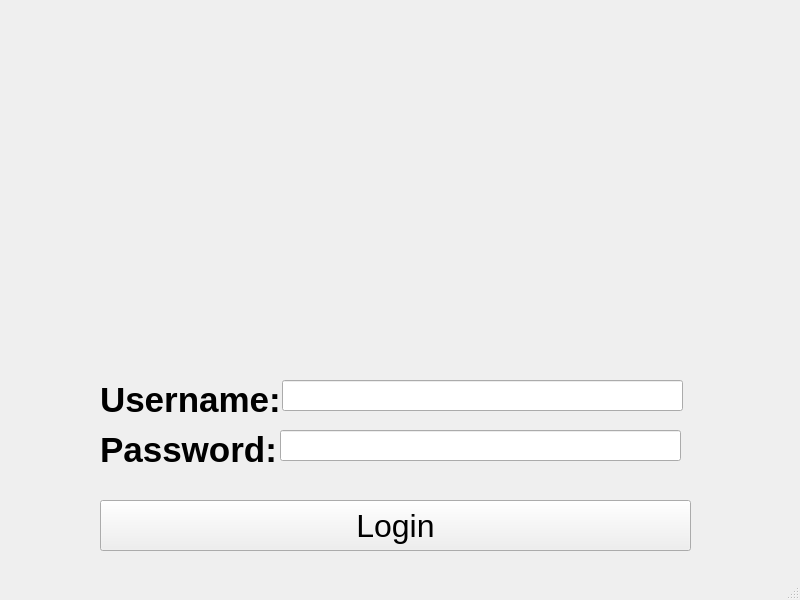
<?xml version="1.0" encoding="UTF-8"?>
<ui version="4.0">
 <class>login_page</class>
 <widget class="QMainWindow" name="login_page">
  <property name="geometry">
   <rect>
    <x>0</x>
    <y>0</y>
    <width>800</width>
    <height>600</height>
   </rect>
  </property>
  <property name="windowTitle">
   <string>Login</string>
  </property>
  <widget class="QWidget" name="centralwidget">
   <widget class="QLabel" name="label_username">
    <property name="geometry">
     <rect>
      <x>100</x>
      <y>370</y>
      <width>221</width>
      <height>61</height>
     </rect>
    </property>
    <property name="text">
     <string>&lt;html&gt;&lt;head/&gt;&lt;body&gt;&lt;p&gt;&lt;span style=&quot; font-size:26pt; font-weight:600;&quot;&gt;Username:&lt;/span&gt;&lt;/p&gt;&lt;/body&gt;&lt;/html&gt;</string>
    </property>
   </widget>
   <widget class="QLabel" name="label_password">
    <property name="geometry">
     <rect>
      <x>100</x>
      <y>420</y>
      <width>221</width>
      <height>61</height>
     </rect>
    </property>
    <property name="text">
     <string>&lt;html&gt;&lt;head/&gt;&lt;body&gt;&lt;p&gt;&lt;span style=&quot; font-size:26pt; font-weight:600;&quot;&gt;Password:&lt;/span&gt;&lt;/p&gt;&lt;/body&gt;&lt;/html&gt;</string>
    </property>
   </widget>
   <widget class="QLabel" name="label">
    <property name="geometry">
     <rect>
      <x>300</x>
      <y>40</y>
      <width>221</width>
      <height>251</height>
     </rect>
    </property>
    <property name="text">
     <string/>
    </property>
    <property name="pixmap">
     <pixmap>logo.jpg</pixmap>
    </property>
    <property name="scaledContents">
     <bool>false</bool>
    </property>
   </widget>
   <widget class="QLineEdit" name="lineedit_username">
    <property name="geometry">
     <rect>
      <x>282</x>
      <y>380</y>
      <width>401</width>
      <height>31</height>
     </rect>
    </property>
    <property name="styleSheet">
     <string notr="true">font-size:18pt;</string>
    </property>
   </widget>
   <widget class="QLineEdit" name="lineedit_password">
    <property name="geometry">
     <rect>
      <x>280</x>
      <y>430</y>
      <width>401</width>
      <height>31</height>
     </rect>
    </property>
    <property name="styleSheet">
     <string notr="true">font-size:18pt;</string>
    </property>
   </widget>
   <widget class="QPushButton" name="pushbutton_login">
    <property name="geometry">
     <rect>
      <x>100</x>
      <y>500</y>
      <width>591</width>
      <height>51</height>
     </rect>
    </property>
    <property name="mouseTracking">
     <bool>false</bool>
    </property>
    <property name="styleSheet">
     <string notr="true">font-size: 24pt;</string>
    </property>
    <property name="text">
     <string>Login</string>
    </property>
   </widget>
  </widget>
  <widget class="QMenuBar" name="menubar">
   <property name="geometry">
    <rect>
     <x>0</x>
     <y>0</y>
     <width>800</width>
     <height>30</height>
    </rect>
   </property>
  </widget>
  <widget class="QStatusBar" name="statusbar"/>
 </widget>
 <resources/>
 <connections/>
</ui>
